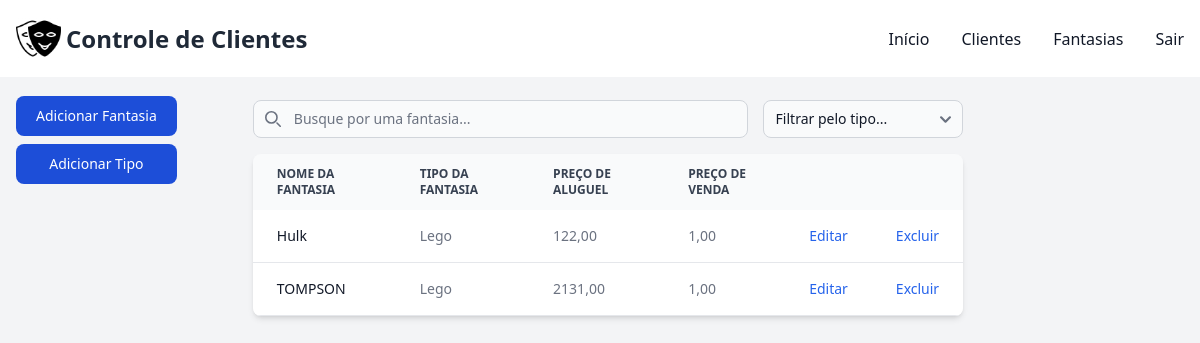
/controle/fantasias/tipo/1/ (signed in), run on the app's committed database.
### controle/models.py (models this page shows, shortened)
class Fantasia(models.Model):
    usuario = models.ForeignKey(User, on_delete=models.CASCADE)
    nome_fantasia = models.CharField(max_length=60, unique=True)
    preco_venda = models.DecimalField(max_digits=10, decimal_places=2, blank=True, null=True)
    preco_aluguel = models.DecimalField(max_digits=10, decimal_places=2, blank=True, null=True)
    tipo_fantasia = models.ForeignKey(Tipo, on_delete=models.CASCADE)

class Tipo(models.Model):
    usuario = models.ForeignKey(User, on_delete=models.CASCADE)
    nome_tipo = models.CharField(max_length=60, unique=True, null=False)

### controle/views.py (the view)
# urls.py: path('fantasias/tipo/<int:id_tipo>/', views.filtrar_fantasia, name='filtrar_fantasia'),
@login_required(login_url="/controle/login")
def filtrar_fantasia(request, id_tipo):
    sessao = request.user
    if(id_tipo != None):
        fantasias = Fantasia.objects.filter(usuario=sessao, tipo_fantasia=id_tipo)
    else:
        fantasias = Fantasia.objects.filter(usuario=sessao)
    tipos = Tipo.objects.filter(usuario=sessao)
    context = {
        'fantasias': fantasias,
        'tipos': tipos,
    }
    return render(request, 'fantasias.html', context)

### controle/templates/fantasias.html (shortened to what this page needs)
{% extends "base.html" %}
{% block conteudo %}
    <div class="pt-4 pl-4">
        <div class="lg:fixed justify-center pb-5">
            <button data-modal-target="crud-modal" data-modal-toggle="crud-modal" class="w-full block text-white bg-blue-700 hover:bg-blue-800 focus:ring-4 focus:outline-none focus:ring-blue-300 font-medium rounded-lg text-sm px-5 py-2.5 text-center" type="button">
                Adicionar Fantasia
            </button>
            <button data-modal-target="tipo-modal" data-modal-toggle="tipo-modal" class="w-full block text-white bg-blue-700 hover:bg-blue-800 focus:ring-4 focus:outline-none focus:ring-blue-300 font-medium rounded-lg text-sm px-5 py-2.5 text-center my-2" type="button">
                Adicionar Tipo
            </button>
        </div>
        <div class="flex justify-center">
            <div  class="flex flex-col lg:w-3/5 w-4/5">
            <div class="pb-4">
                <div class="flex w-full">
                    <div class="relative mt-1 w-full" style="margin-right: 15px;">
                        <div class="absolute inset-y-0 rtl:inset-r-0 start-0 flex items-center ps-3 pointer-events-none">
                        </div>
                        <input type="text" id="costume-search" class="block pt-2 ps-10 text-sm text-gray-900 border border-gray-300 rounded-lg w-full bg-gray-50 focus:ring-blue-500 focus:border-blue-500" placeholder="Busque por uma fantasia...">
                    </div>
                    <div class="relative mt-1 w-72">
                        <select name="tipo_fantasia_filtro" id="tipo_fantasia_filtro" class="bg-gray-50 border border-gray-300 text-gray-900 text-sm rounded-lg focus:ring-primary-600 focus:border-primary-600 block w-full" onchange="filtrarFantasia()">
                            <option value="" disabled selected>Filtrar pelo tipo...</option>
                        </select>
                    </div>
                </div>
            </div>
            <div class="relative overflow-x-auto shadow-md sm:rounded-lg">
                <table class="w-full text-sm text-left rtl:text-right text-gray-500">
                    <thead class="text-xs text-gray-700 uppercase bg-gray-50">
                        <tr>
                            <th scope="col" class="px-6 py-3">
                                Nome da Fantasia
                            </th>
                            <th scope="col" class="px-6 py-3">
                                Tipo da Fantasia
                            </th>
                            <th scope="col" class="px-6 py-3">
                                Preço de Aluguel
                            </th>
                            <th scope="col" class="px-6 py-3">
                                Preço de Venda
                            </th>
                            <th scope="col" class="px-6 py-3">
                            </th>
                            <th scope="col" class="px-6 py-3">
                            </th>
                        </tr>
                    </thead>
                    <tbody>
                        {% for fantasia in fantasias %}
                        <tr class="bg-white border-b">
                            <th scope="row" class="px-6 py-4 font-medium text-gray-900 whitespace-nowrap">
                                {{ fantasia.nome_fantasia|truncatechars:52 }}
                            </th>
                            <td class="px-6 py-4">
                                {{ fantasia.tipo_fantasia.nome_tipo }}
                            </td>
                            <td class="px-6 py-4">
                                {{ fantasia.preco_aluguel }}
                            </td>
                            <td class="px-6 py-4">
                                {{ fantasia.preco_venda }}
                            </td>
                            <td class="px-6 py-4">
                                <button data-fantasia-id="{{ fantasia.id }}" data-modal-target="editar-modal" data-modal-toggle="editar-modal" class="font-medium text-blue-600 hover:underline">Editar</button>
                            </td>
                            <td class="px-6 py-4">
                                <button data-fantasia-id="{{ fantasia.id }}" class="font-medium text-blue-600 hover:underline" onclick="excluirFantasia(event)">Excluir</button>
                            </td>
                        </tr>
                        {% endfor %}
                    </tbody>
                </table>
            </div>
        </div>
    </div>
    </div>
    {% load static %}
{% endblock %}

### controle/templates/base.html (style rules this page uses)
input { text-transform: uppercase; }
input::placeholder { text-transform: none; }

### data on the page
Fantasia: nome_fantasia "Hulk", tipo_fantasia.nome_tipo "Lego", preco_aluguel "122,00", preco_venda "1,00"
Fantasia: nome_fantasia "TOMPSON", tipo_fantasia.nome_tipo "Lego", preco_aluguel "2131,00", preco_venda "1,00"
